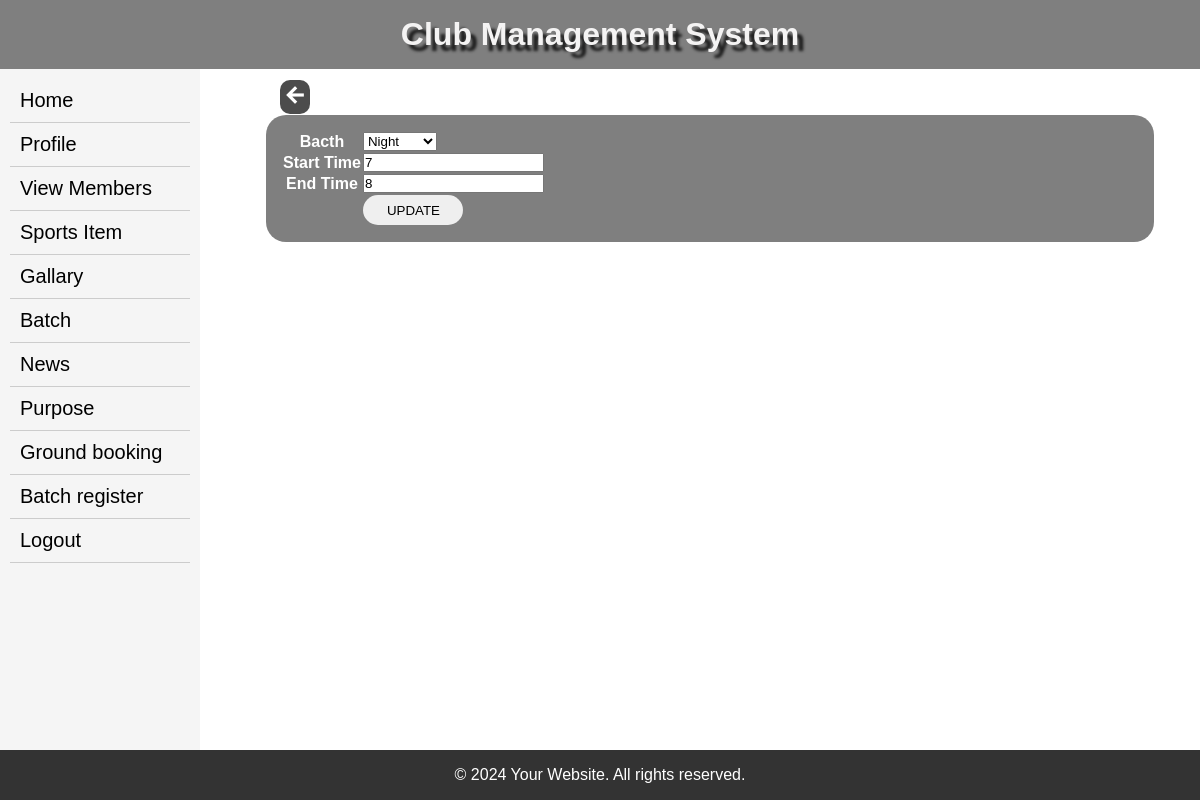
Page /editbatchtime/5 on the committed database.
### myapp/models.py (models this page shows, shortened)
class batchtime(models.Model):
    batchtimeid=models.AutoField(primary_key=True)
    batid=models.ForeignKey(batch,on_delete=models.CASCADE)
    fromtime=models.CharField(max_length=50)
    totime=models.CharField(max_length=50)

### myapp/views.py (the view)
# urls.py: path("editbatchtime/<str:pk>",views.admineditbatchtime,name='editbatchtime'),
def admineditbatchtime(request,pk):
    cu_ed = batchtime.objects.get(batchtimeid=pk)
    if request.method=="POST":
        updated_form = clubbatchtimeform(request.POST,instance=cu_ed)
        if updated_form.is_valid():
            updated_form.save()
            previous_page_url = request.session.get('previous_page', '/')
            return redirect(previous_page_url)
    else:
        updated_form = clubbatchtimeform(instance=cu_ed)
    return render(request,'admineditbatchtime.html',{'form':updated_form})

### myapp/forms.py
class clubbatchtimeform(forms.ModelForm):
    class Meta:
        model=batchtime
        fields=['batid','fromtime','totime']

### myapp/models.py (called while the page is built)
    def __str__(self):
        return str(self.batchname)

### templates/admineditbatchtime.html (shortened to what this page needs)
{% extends 'admin_index.html' %}
{% block body %}
<body>
 <a href="{% url 'adminbatchlist' %}" style="position: fixed; top:80px; left: 280px; color:#fff; background-color: rgba(0,0,0,0.7); padding:3px; border-radius:10px;"><span class="material-symbols-outlined">
</span></a>
<form method="post" action="">
    <table>
        <tr><th>Bacth</th><td>{{form.batid}}</td></tr>
        <tr><th>Start Time</th><td>{{form.fromtime}}</td></tr>
        <tr><th>End Time</th><td>{{form.totime}}</td></tr>
        <tr><th colspan="2"><input type="submit" name="submit" id="submit" value="UPDATE"></th> </tr>
    </table>
</form>
</body>
{% endblock %}

### templates/admin_index.html (style rules this page uses)
* { margin: 0; padding: 0; box-sizing: border-box; }
body { font-family: Arial, sans-serif; background-image: url(https://png.pngtree.com/background/20230512/original/pngtree-sport-background-picture-image_2502918.jpg); background-size: cover; background-repeat: no-repeat; }
#submit { width:100px; height:30px; border-radius:20px; border:none; }
th { color:#fff; }
.material-symbols-outlined { font-variation-settings: 'FILL' 8, 'wght' 900, 'GRAD' 0, 'opsz' 24 }

### rows in the picture
batchtime: batid "Night", fromtime "7", totime "8"
